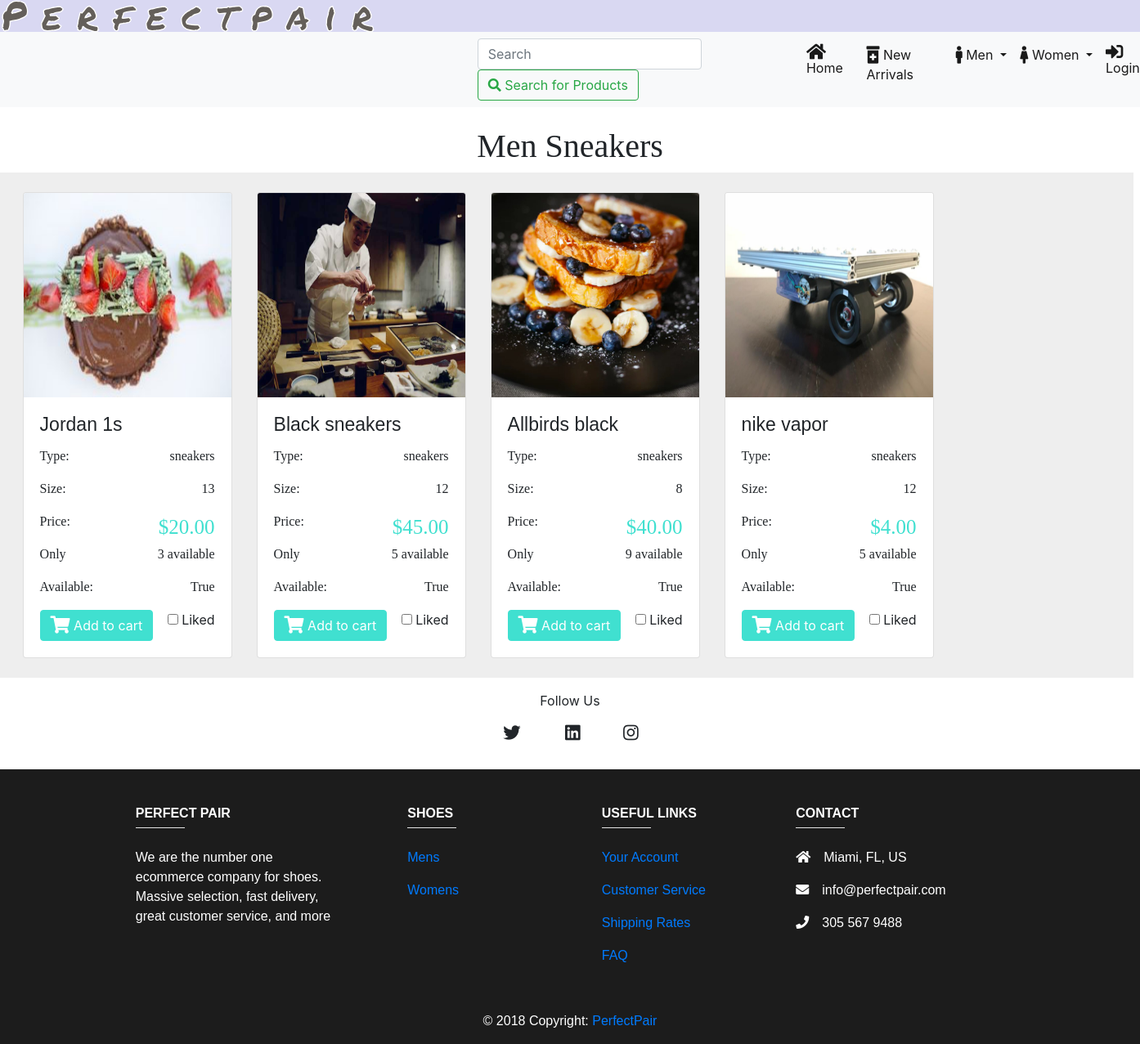
/shoe/men_sneakers, run on the app's committed database.
### shoe/models.py (models this page shows, shortened)
class Shoe(models.Model):
	name 			= models.CharField(max_length=30, default="Boosts")
	image 			= models.ImageField(upload_to='shoe/', blank=True, null=True)
	style 			= models.CharField(max_length=20, default="sneakers")
	size 			= models.IntegerField(default=10)
	color 			= models.CharField(max_length=20, default="blue")
	brand 			= models.CharField(max_length=20, default="Nike")
	price 			= models.DecimalField(max_digits=4, decimal_places=2, default=4.00)
	availability 	= models.BooleanField(default=True)
	new 			= models.BooleanField(default=True)
	stock 			= models.IntegerField(default=5)
	gender_choices 	= (
        ('M', 'Male'),
        ('F', 'Female'),
    )
	gender 			= models.CharField(max_length=1, choices=gender_choices, default="M")
	date 			= models.DateField(("Date"), default=datetime.date.today)
	like 			= models.BooleanField(default=False)

### shoe/views.py (the view)
# urls.py: path('men_sneakers', views.men_sneakers, name="men_sneakers"),
def men_sneakers(request):
	shoe_list = Shoe.objects.all()
	context = {
		'shoe_list': shoe_list, }
	template = 'shoe/men_sneakers.html'
	return render(request, template, context)

### shoe/templates/shoe/men_sneakers.html (shortened to what this page needs)
{% include "base.html" %}
{% load static %}
{% block content %}
<h1 class="title">Men Sneakers</h1>
        <div class='grid mr-2'>
            {% for shoe in shoe_list %}
                {% if shoe.style == 'sneakers' and shoe.gender == 'M' %}
                    <div class="mb-4 mt-4 card text-left" style="width:16rem;">
                        <img src="{{shoe.image.url}}" class="card-img-top" style="width:254px; height:250px">
                        <div class="card-body" class="shadow-lg p-3 mb-5 bg-white rounded">
                            <h5 class="card-title">{{shoe.name}}</h5>
                            <p class="card-text ele-text">
                                <span>Type:</span>
                                <span style="float:right;">{{shoe.style}}</span>
                            </p>
                            <p class="card-text ele-text">
                                <span>Size: </span>
                                <span style="float:right;">{{shoe.size}}</span>
                            </p>
                            <p class="card-text ele-text">
                                <span>Price:</span>
                                <span
                                    style="float:right;color:turquoise; font-size: 25px!important;">${{shoe.price}}</span>
                            </p>
                            <p class="card-text ele-text">
                                <span>Only</span>
                                <span style="float:right">{{shoe.stock}} available</span>
                            </p>
                            <p class="card-text ele-text">
                                <span>Available: </span>
                                <span style="float:right">{{shoe.availability}}</span>
                            </p>
                            <div>
                                <a href="{% url 'shoe:cart_list' shoe_id=shoe.pk %}" class="btn btn-primary"
                                    style="background-color:turquoise; border-color: turquoise;" name='q1'>
                                    <i class="fas fa-shopping-cart fa-lg"></i>
                                    Add to cart</a>
                                <div style="float:right">
                                    <input id="apto" type="checkbox">
                                    <label for="apto">Liked</label>
                                </div>
                            </div>
                        </div>
                    </div>
                {% endif %}
            {% endfor %}
        </div>
{% include 'footer.html' %}
{% endblock %}

### templates/base.html (shortened to what this page needs)
{% load static %}
{% load fontawesome %}
<html lang="en">
  <head>
    <link href="{% static 'css/bootstrap.min.css' %}" rel="stylesheet">
    <link href="{% static 'css/custom.css' %}" rel="stylesheet">
  </head>
  <body>
  <section style="background-color: rgb(217,216,242);">
	</section>
    <nav class="navbar navbar-expand-lg navbar-light bg-light">
      {% if user.is_authenticated %}
      <div class="con2" id="secondnav">
      {% else %}
      <div class="con1" id="secondnav">
      {% endif %}
          <div class="collapse navbar-collapse con" id="navbakrNavDropdown">
            <ul class="navbar-nav">
              <li>
                <form class="form-inline my-2 my-lg-0" action='/shoe/s'>
                    <input class="form-control mr-sm-2" type="search" name='q' placeholder="Search" aria-label="Search">
                    <button class="btn btn-outline-success my-2 my-sm-0" type="submit"><i
                        class="fas fa-search"></i> Search for Products</button>
                  </form>
              </li>
              <li class="nav-item active">
                <a class="nav-link" href="{% url 'home' %}"><i class="fas fa-home fa-lg"></i> Home </a>
              </li>
              <li class="nav-item active">
                <a class="nav-link" href="{% url 'shoe:new_arrivals' %}"><i
                    class="fas fa-prescription-bottle-alt fa-lg"></i> New Arrivals</a>
              </li>
              <li class="nav-item dropdown active">
                <a class="nav-link dropdown-toggle" href="#" id="navbarDropdownMenuLink" role="button"
                  data-toggle="dropdown" aria-haspopup="true" aria-expanded="false">
                  <i class="fas fa-male fa-lg"></i> Men
                </a>
              </li>
              <li class="nav-item dropdown active">
                <a class="nav-link dropdown-toggle" href="#" id="navbarDropdownMenuLink" role="button"
                  data-toggle="dropdown" aria-haspopup="true" aria-expanded="false">
                  <i class="fas fa-female fa-lg"></i> Women
                </a>
              </li>
              {% if user.is_authenticated %}
                <li class="nav-item active">
                  <a class="nav-link" href="{% url 'authenticate:logout' %}"> <i
                      class="fas fa-sign-out-alt fa-lg"></i> Logout</a>
                </li>
                <hr style="height:20px; width:1px; background-color:gray; margin-top: 10px;">
                <li class="nav-item active">
                  <a class="nav-link" href="{% url 'authenticate:edit_profile' %}"><i class="fas fa-user-edit fa-lg"></i> Edit
                    Profile</a>
                </li>
                <hr style="height:20px; width:1px; background-color:gray; margin-top: 10px;">
                <li class="nav-item active">
                  <a class="nav-link" href="{% url 'authenticate:change_password' %}">Change Password</a>
                </li>
              {% else %}
                <li class="nav-item active">
                  <a class="nav-link" href="{% url 'authenticate:login' %}"><i class="fas fa-sign-in-alt fa-lg"></i> Login</a>
                </li>
              {% endif %}
            </ul>
          </div>
      </div>
    </nav>
    <br/>
    {% block script_block %}
      <link rel="stylesheet" href="https://cdnjs.cloudflare.com/ajax/libs/normalize/5.0.0/normalize.min.css">
      <link rel="stylesheet" href="https://use.fontawesome.com/releases/v5.8.1/css/all.css">
    {% endblock %}
  </body>
</html>

### templates/footer.html (shortened to what this page needs)
<div class="footer-copyright text-center py-3">Follow Us
 </div>
 <div class="container">
      <i class="fab fa-instagram fa-lg"></i>
      <i class="fab fa-twitter fa-lg"></i>
      <i class="fab fa-linkedin fa-lg"></i>
 </div>
<footer class="page-footer font-small unique-color-dark">
    <div class="container text-center text-md-left mt-5">
      <div class="row mt-3">
        <div class="col-md-3 col-lg-4 col-xl-3 mx-auto mb-4">
          <h6 class="text-uppercase font-weight-bold">Perfect Pair</h6>
          <hr class="deep-purple accent-2 mb-4 mt-0 d-inline-block mx-auto hr-color" style="width: 60px;">
          <p>We are the number one ecommerce company for shoes. Massive selection, fast delivery, great customer service, and more</p>
        </div>
        <div class="col-md-2 col-lg-2 col-xl-2 mx-auto mb-4">
          <h6 class="text-uppercase font-weight-bold">Shoes</h6>
          <hr class="deep-purple accent-2 mb-4 mt-0 d-inline-block mx-auto hr-color" style="width: 60px;">
          <p>
            <a href="{% url 'shoe:gender_male' %}">Mens</a>
          </p>
          <p>
            <a href="{% url 'shoe:gender_female' %}">Womens</a>
          </p>
        </div>
        <div class="col-md-3 col-lg-2 col-xl-2 mx-auto mb-4">
          <h6 class="text-uppercase font-weight-bold">Useful links</h6>
          <hr class="deep-purple accent-2 mb-4 mt-0 d-inline-block mx-auto hr-color">
          <p>
            <a href="#!">Your Account</a>
          </p>
          <p>
            <a href="{% url 'customerservice:show' %}">Customer Service</a>
          </p>
          <p>
            <a href="{% url 'customerservice:pricing' %}">Shipping Rates</a>
          </p>
          <p>
            <a href="{% url 'customerservice:faq' %}">FAQ</a>
          </p>
        </div>
        <div class="col-md-4 col-lg-3 col-xl-3 mx-auto mb-md-0 mb-4">
          <h6 class="text-uppercase font-weight-bold">Contact</h6>
          <hr class="deep-purple accent-2 mb-4 mt-0 d-inline-block mx-auto hr-color">
          <p>
            <i class="fas fa-home mr-3"></i>Miami, FL, US</p>
          <p>
            <i class="fas fa-envelope mr-3"></i>info@perfectpair.com</p>
          <p>
            <i class="fas fa-phone mr-3"></i>305 567 9488</p>
        </div>
      </div>
    </div>
    <div class="footer-copyright text-center py-3">© 2018 Copyright:
      <a href=""> PerfectPair</a>
    </div>
  </footer>

### static-storage/css/custom.css (style rules this page uses)
#secondnav { position: relative; left: 200px; }
.card { display:inline-block; margin-right: 20px; position: relative; left: 150px; }
i[class='fab fa-instagram fa-lg'] { position: relative; left: 620px; }
i[class='fab fa-twitter fa-lg'] { position: relative; left: 450px; }
i[class='fab fa-linkedin fa-lg'] { position: relative; left: 500px; }
.con1 { margin-left: 27%; }

### templates/base.html (style rules this page uses)
svg { max-width: 30rem; width: 100%; height: auto; fill: none; stroke: white; stroke-width: 4; }

### shoe/templates/shoe/men_sneakers.html (style rules this page uses)
.title { font-family: 'American Typewriter', serif; text-align: center }
.card-title { font-family: 'Comic sans MS', sans-serif; font-size: 23px; }
.grid { display: grid; grid-template-columns: repeat(5, 1fr); grid-gap: 10px; grid-auto-rows: minmax(10px, auto); background-color: rgb(238, 238, 238); }
.ele-text { font-family: 'American Typewriter', serif; }
.card { left: 10% !important; }

### templates/footer.html (style rules this page uses)
.page-footer { background-color: #1C1C1C !important; color: white; font-family: "Lucida Sans Unicode", "Lucida Grande", sans-serif; }
.mt-3 { padding-top: 4%; margin-top: -1rem!important; }
.hr-color { background-color: white; width: 60px; }
.py-3 { padding-top: -1rem !important; }

### data on the page
Shoe: image (picture), name "Jordan 1s", style "sneakers", size "13", price "20.00", stock "3", availability "True"
Shoe: image (picture), name "Black sneakers", style "sneakers", size "12", price "45.00", stock "5", availability "True"
Shoe: image (picture), name "Allbirds black", style "sneakers", size "8", price "40.00", stock "9", availability "True"
Shoe: image (picture), name "nike vapor", style "sneakers", size "12", price "4.00", stock "5", availability "True"
